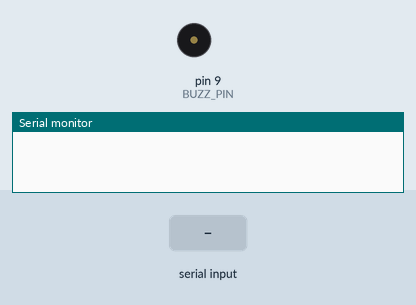
Recording of a sketch running on a simulated Arduino Uno, built with avr-gcc and run on an emulated ATmega328P. Parts: buzzer (waves = sounding), the last lines printed to the serial monitor. The test bench sets the inputs (shaded band).

Above: at 1.2 s.
1.3 s: "H" received over Serial
At 1.7 s:
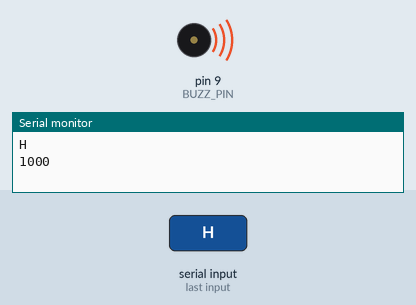
3.3 s: "L" received over Serial
At 4.3 s:
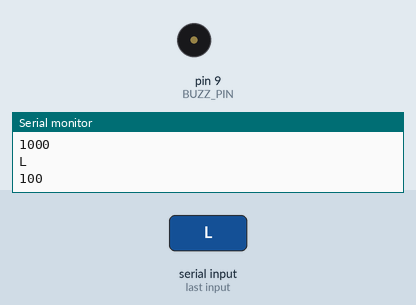
Timing chart, 0 to 6.3 s (numbered marks = the images above; inputs shaded):
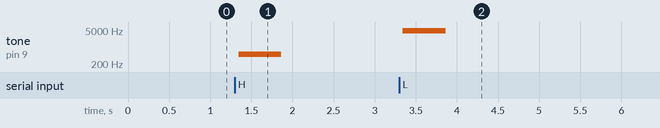

Measured:
- after the input at 1.3 s, tone on pin 9 (BUZZ_PIN): silent → 497 Hz after 0.05 s, → silent 0.52 s later
- after the input at 3.3 s, tone on pin 9 (BUZZ_PIN): silent → 4751 Hz at once, → silent 0.52 s later

The sketch:

XX_HC-12_02_rangetest_rx.ino
```cpp
/**
 * HC-12 Demo
 * Range Testing
 * Receiver
 * Produce a beep when a transmission is received
 * L = low sound
 * H = high sound
 */

#define BUZZ_PIN 9

const int H_US = 1000; // high microsecond delay
const int L_US = 100; // low microsecond delay
const unsigned long BUZZ_DURATION_MS = 500;

void setup() {
  // put your setup code here, to run once:
  Serial.begin(9600);
  pinMode(BUZZ_PIN, OUTPUT);
}

void loop() {
  // put your main code here, to run repeatedly:

  // if data is received, send to serial monitor
  byte incomingByte;
  char txChar = 'X'; // default value
  while (Serial.available()){
    incomingByte = Serial.read();
    txChar = char(incomingByte);
    Serial.println(txChar);
  }

  switch(txChar){
    case 'H':
      buzz(H_US);
      break;
    case 'L':
      buzz(L_US);
      break;
    default:
      // do nothing
      break;
  }
}

void buzz(int buzzMs){
  if (buzzMs != 0){
    Serial.println(buzzMs);

    unsigned long beginMs = millis();
    while ((millis() - beginMs) < BUZZ_DURATION_MS){
      digitalWrite(BUZZ_PIN, HIGH);
      delayMicroseconds(buzzMs);
      digitalWrite(BUZZ_PIN, LOW);
      delayMicroseconds(buzzMs);
    }
  }
}
```
